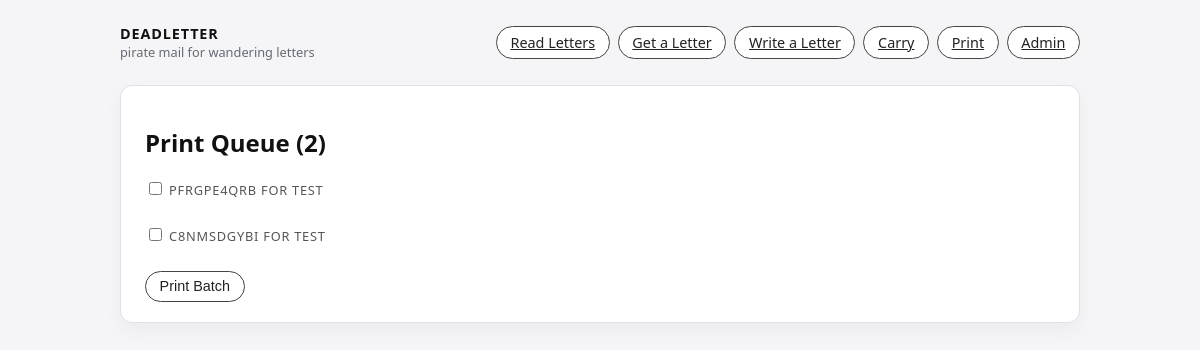
The page /letters/print/queue/ on the database as committed earlier.
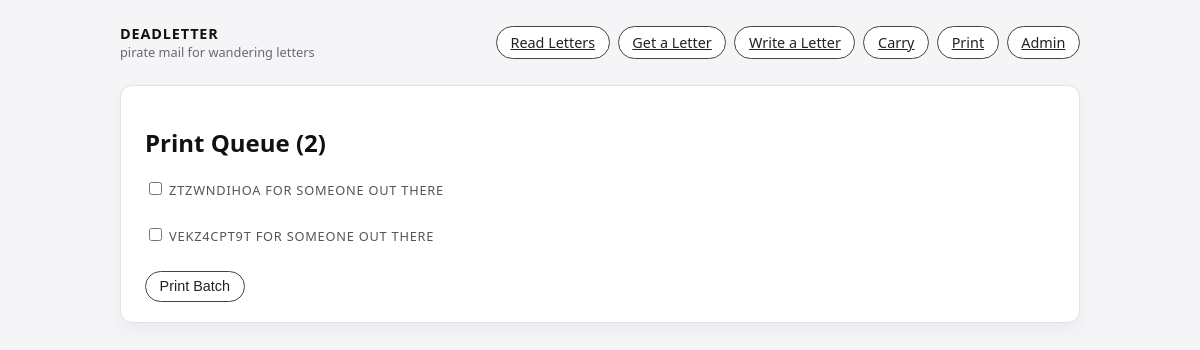
The same page on the database as committed later.
### letters/models.py (models this page shows, shortened)
class LetterInstance(models.Model):
    concept = models.ForeignKey(
        LetterConcept,
        null=True,
        blank=True,
        on_delete=models.SET_NULL,
        related_name="instances",
    )
    recipient = models.ForeignKey(
        Person,
        null=True,
        blank=True,
        on_delete=models.SET_NULL,
        related_name="letter_instances",
    )
    code = models.CharField(
        max_length=32,
        unique=True,
        default=generate_letter_code,
        help_text="Short ID printed on the letter and encoded in QR.",
    )
    body_text = models.TextField(
        blank=True,
        help_text="Digital text of this specific letter, if written online.",
    )
    current_city = models.CharField(max_length=255, blank=True)
    current_region = models.CharField(max_length=255, blank=True)
    current_state = models.CharField(max_length=255, blank=True)
    current_social_place_name = models.CharField(
        max_length=255,
        blank=True,
        help_text="If the letter is left at a specific place (bar, camp, etc.).",
    )
    status = models.CharField(
        max_length=32,
        choices=[
            ("created", "Created"),
            ("waiting", "Waiting for carrier"),
            ("traveling", "Traveling"),
            ("left", "Left at location"),
            ("delivered", "Delivered"),
            ("archived", "Archived"),
        ],
        default="created",
    )
    is_public = models.BooleanField(
        default=True,
        help_text="If false, hide this letter body from public reading views.",
    )
    created_at = models.DateTimeField(auto_now_add=True)
    created_by = models.ForeignKey(
        settings.AUTH_USER_MODEL,
        null=True,
        blank=True,
        on_delete=models.SET_NULL,
        related_name="letter_instances_created",
    )
    class Meta:
        ordering = ["-created_at"]

### people/models.py (models this page shows, shortened)
class Person(models.Model):
    nickname = models.CharField(max_length=255)
    city = models.CharField(max_length=255, blank=True)
    region = models.CharField(max_length=255, blank=True)
    state = models.CharField(max_length=255, blank=True)
    social_place_name = models.CharField(
        max_length=255,
        blank=True,
        help_text="Bar, camp, venue, event space, etc.",
    )
    write_about = models.TextField(
        blank=True,
        help_text="Short topic or prompt for this person.",
    )
    created_at = models.DateTimeField(auto_now_add=True)
    created_by = models.ForeignKey(
        settings.AUTH_USER_MODEL,
        null=True,
        blank=True,
        on_delete=models.SET_NULL,
        related_name="people_created",
    )
    email = models.EmailField(blank=True)  # <-- ADD THIS
    is_active = models.BooleanField(default=True)
    class Meta:
        ordering = ["-created_at"]

### letters/views.py (the view)
# urls.py: path("print/queue/", views.print_queue, name="print_queue"),
def print_queue(request):
    letters = (
        LetterInstance.objects.filter(is_public=True, hops__isnull=True)
        .select_related("recipient")
        .order_by("-created_at")
    )
    return render(request, "letters/print_queue.html", {"letters": letters})

### templates/letters/print_queue.html (shortened to what this page needs)
{% extends "base.html" %}
{% block content %}
<div class="card">
  <h2>Print Queue ({{ letters.count }})</h2>
  <form method="post" action="{% url 'print_batch' %}">
    {% for letter in letters %}
      <label><input type="checkbox" name="letters" value="{{ letter.pk }}"> {{ letter.code }} for {{ letter.recipient.nickname }}</label><br>
    {% endfor %}
    <button>Print Batch</button>
  </form>
</div>
{% endblock %}

Rows that differ between the two databases and show on the page:
removed LetterInstance: code "PFRGPE4QRB", recipient.nickname "TEST"
removed LetterInstance: code "C8NMSDGYBI", recipient.nickname "TEST"
added LetterInstance: code "ZTZWNDIHOA", recipient.nickname "SOMEONE OUT THERE"
added LetterInstance: code "VEKZ4CPT9T", recipient.nickname "SOMEONE OUT THERE"
